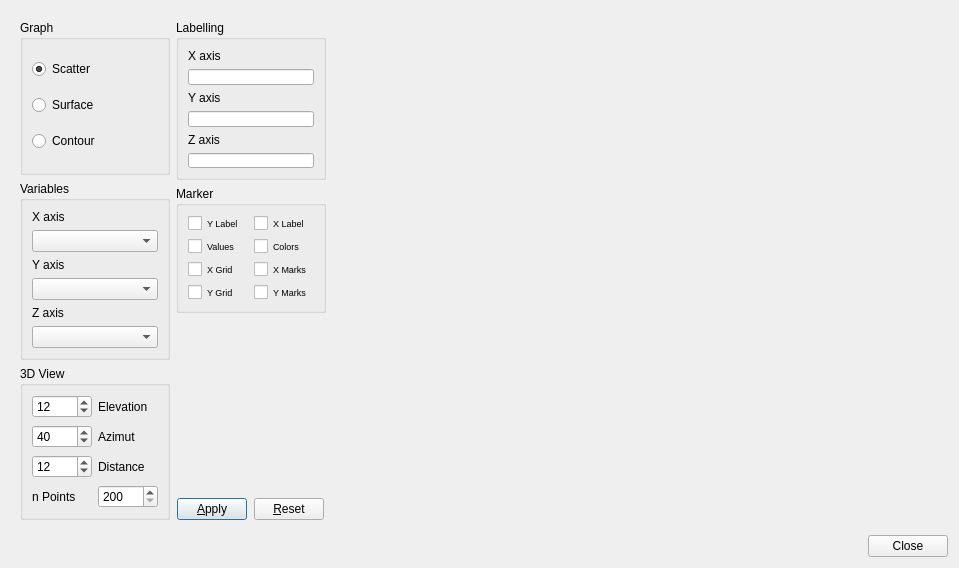
<?xml version="1.0" encoding="UTF-8"?>
<ui version="4.0">
 <class>Dialog</class>
 <widget class="QDialog" name="Dialog">
  <property name="geometry">
   <rect>
    <x>0</x>
    <y>0</y>
    <width>959</width>
    <height>567</height>
   </rect>
  </property>
  <property name="windowTitle">
   <string>Trivariate Plot</string>
  </property>
  <layout class="QVBoxLayout" name="verticalLayout_3">
   <item>
    <widget class="QWidget" name="centralwidget" native="true">
     <layout class="QHBoxLayout" name="horizontalLayout_12">
      <item>
       <layout class="QVBoxLayout" name="verticalLayout_7">
        <item>
         <widget class="QGroupBox" name="groupBox_3">
          <property name="sizePolicy">
           <sizepolicy hsizetype="Fixed" vsizetype="Preferred">
            <horstretch>0</horstretch>
            <verstretch>0</verstretch>
           </sizepolicy>
          </property>
          <property name="minimumSize">
           <size>
            <width>150</width>
            <height>0</height>
           </size>
          </property>
          <property name="maximumSize">
           <size>
            <width>150</width>
            <height>16777215</height>
           </size>
          </property>
          <property name="title">
           <string>Graph</string>
          </property>
          <layout class="QHBoxLayout" name="horizontalLayout_11">
           <item>
            <layout class="QVBoxLayout" name="verticalLayout_4">
             <item>
              <widget class="QRadioButton" name="scatterradioButton">
               <property name="text">
                <string>Scatter</string>
               </property>
               <property name="checked">
                <bool>true</bool>
               </property>
              </widget>
             </item>
             <item>
              <widget class="QRadioButton" name="surfaceradioButton">
               <property name="text">
                <string>Surface</string>
               </property>
              </widget>
             </item>
             <item>
              <widget class="QRadioButton" name="contouradioButton">
               <property name="text">
                <string>Contour</string>
               </property>
              </widget>
             </item>
            </layout>
           </item>
          </layout>
         </widget>
        </item>
        <item>
         <widget class="QGroupBox" name="groupBox">
          <property name="sizePolicy">
           <sizepolicy hsizetype="Fixed" vsizetype="Preferred">
            <horstretch>0</horstretch>
            <verstretch>0</verstretch>
           </sizepolicy>
          </property>
          <property name="minimumSize">
           <size>
            <width>150</width>
            <height>0</height>
           </size>
          </property>
          <property name="title">
           <string>Variables</string>
          </property>
          <layout class="QHBoxLayout" name="horizontalLayout_8">
           <item>
            <layout class="QVBoxLayout" name="verticalLayout_5">
             <item>
              <widget class="QLabel" name="Xlabel">
               <property name="text">
                <string>X axis</string>
               </property>
              </widget>
             </item>
             <item>
              <widget class="QComboBox" name="XcomboBox">
               <property name="maximumSize">
                <size>
                 <width>200</width>
                 <height>16777215</height>
                </size>
               </property>
              </widget>
             </item>
             <item>
              <widget class="QLabel" name="Ylabel">
               <property name="text">
                <string>Y axis</string>
               </property>
              </widget>
             </item>
             <item>
              <widget class="QComboBox" name="YcomboBox">
               <property name="maximumSize">
                <size>
                 <width>200</width>
                 <height>16777215</height>
                </size>
               </property>
              </widget>
             </item>
             <item>
              <widget class="QLabel" name="label_5">
               <property name="text">
                <string>Z axis</string>
               </property>
              </widget>
             </item>
             <item>
              <widget class="QComboBox" name="ZcomboBox"/>
             </item>
            </layout>
           </item>
          </layout>
         </widget>
        </item>
        <item>
         <widget class="QGroupBox" name="d3groupBox">
          <property name="sizePolicy">
           <sizepolicy hsizetype="Fixed" vsizetype="Preferred">
            <horstretch>0</horstretch>
            <verstretch>0</verstretch>
           </sizepolicy>
          </property>
          <property name="minimumSize">
           <size>
            <width>150</width>
            <height>0</height>
           </size>
          </property>
          <property name="title">
           <string>3D View</string>
          </property>
          <layout class="QVBoxLayout" name="verticalLayout">
           <item>
            <layout class="QHBoxLayout" name="horizontalLayout_3">
             <item>
              <widget class="QSpinBox" name="elevationspinBox">
               <property name="maximum">
                <number>90</number>
               </property>
               <property name="value">
                <number>12</number>
               </property>
              </widget>
             </item>
             <item>
              <widget class="QLabel" name="label_8">
               <property name="text">
                <string>Elevation</string>
               </property>
              </widget>
             </item>
            </layout>
           </item>
           <item>
            <layout class="QHBoxLayout" name="horizontalLayout">
             <item>
              <widget class="QSpinBox" name="azimutspinBox">
               <property name="maximum">
                <number>360</number>
               </property>
               <property name="value">
                <number>40</number>
               </property>
              </widget>
             </item>
             <item>
              <widget class="QLabel" name="label">
               <property name="text">
                <string>Azimut</string>
               </property>
              </widget>
             </item>
            </layout>
           </item>
           <item>
            <layout class="QHBoxLayout" name="horizontalLayout_2">
             <item>
              <widget class="QSpinBox" name="distancespinBox">
               <property name="maximum">
                <number>100</number>
               </property>
               <property name="value">
                <number>12</number>
               </property>
              </widget>
             </item>
             <item>
              <widget class="QLabel" name="label_7">
               <property name="text">
                <string>Distance</string>
               </property>
              </widget>
             </item>
            </layout>
           </item>
           <item>
            <layout class="QHBoxLayout" name="horizontalLayout_9">
             <item>
              <widget class="QLabel" name="label_4">
               <property name="text">
                <string>n Points</string>
               </property>
              </widget>
             </item>
             <item>
              <widget class="QSpinBox" name="spinBox">
               <property name="minimum">
                <number>200</number>
               </property>
               <property name="maximum">
                <number>3000</number>
               </property>
               <property name="value">
                <number>200</number>
               </property>
              </widget>
             </item>
            </layout>
           </item>
          </layout>
         </widget>
        </item>
       </layout>
      </item>
      <item>
       <layout class="QVBoxLayout" name="verticalLayout_8">
        <item>
         <widget class="QGroupBox" name="groupBox_2">
          <property name="sizePolicy">
           <sizepolicy hsizetype="Fixed" vsizetype="Fixed">
            <horstretch>0</horstretch>
            <verstretch>0</verstretch>
           </sizepolicy>
          </property>
          <property name="minimumSize">
           <size>
            <width>150</width>
            <height>0</height>
           </size>
          </property>
          <property name="maximumSize">
           <size>
            <width>16777215</width>
            <height>160</height>
           </size>
          </property>
          <property name="title">
           <string>Labelling</string>
          </property>
          <layout class="QVBoxLayout" name="verticalLayout_2">
           <item>
            <widget class="QLabel" name="label_2">
             <property name="sizePolicy">
              <sizepolicy hsizetype="Preferred" vsizetype="Fixed">
               <horstretch>0</horstretch>
               <verstretch>0</verstretch>
              </sizepolicy>
             </property>
             <property name="text">
              <string>X axis</string>
             </property>
            </widget>
           </item>
           <item>
            <widget class="QLineEdit" name="XlineEdit">
             <property name="maximumSize">
              <size>
               <width>200</width>
               <height>16777215</height>
              </size>
             </property>
            </widget>
           </item>
           <item>
            <widget class="QLabel" name="label_3">
             <property name="sizePolicy">
              <sizepolicy hsizetype="Preferred" vsizetype="Fixed">
               <horstretch>0</horstretch>
               <verstretch>0</verstretch>
              </sizepolicy>
             </property>
             <property name="text">
              <string>Y axis</string>
             </property>
            </widget>
           </item>
           <item>
            <widget class="QLineEdit" name="YlineEdit">
             <property name="maximumSize">
              <size>
               <width>200</width>
               <height>16777215</height>
              </size>
             </property>
            </widget>
           </item>
           <item>
            <widget class="QLabel" name="label_6">
             <property name="sizePolicy">
              <sizepolicy hsizetype="Preferred" vsizetype="Fixed">
               <horstretch>0</horstretch>
               <verstretch>0</verstretch>
              </sizepolicy>
             </property>
             <property name="text">
              <string>Z axis</string>
             </property>
            </widget>
           </item>
           <item>
            <widget class="QLineEdit" name="lineEdit"/>
           </item>
          </layout>
         </widget>
        </item>
        <item>
         <widget class="QGroupBox" name="MarkergroupBox">
          <property name="sizePolicy">
           <sizepolicy hsizetype="Fixed" vsizetype="Preferred">
            <horstretch>0</horstretch>
            <verstretch>0</verstretch>
           </sizepolicy>
          </property>
          <property name="minimumSize">
           <size>
            <width>150</width>
            <height>0</height>
           </size>
          </property>
          <property name="maximumSize">
           <size>
            <width>150</width>
            <height>16777215</height>
           </size>
          </property>
          <property name="title">
           <string>Marker</string>
          </property>
          <layout class="QVBoxLayout" name="verticalLayout_6">
           <item>
            <layout class="QHBoxLayout" name="horizontalLayout_5">
             <item>
              <widget class="QCheckBox" name="YcheckBox">
               <property name="font">
                <font>
                 <pointsize>7</pointsize>
                </font>
               </property>
               <property name="text">
                <string>Y Label</string>
               </property>
              </widget>
             </item>
             <item>
              <widget class="QCheckBox" name="XcheckBox">
               <property name="font">
                <font>
                 <pointsize>7</pointsize>
                </font>
               </property>
               <property name="text">
                <string>X Label</string>
               </property>
              </widget>
             </item>
            </layout>
           </item>
           <item>
            <layout class="QHBoxLayout" name="horizontalLayout_6">
             <item>
              <widget class="QCheckBox" name="VcheckBox">
               <property name="font">
                <font>
                 <pointsize>7</pointsize>
                </font>
               </property>
               <property name="text">
                <string>Values</string>
               </property>
              </widget>
             </item>
             <item>
              <widget class="QCheckBox" name="CcheckBox">
               <property name="font">
                <font>
                 <pointsize>7</pointsize>
                </font>
               </property>
               <property name="text">
                <string>Colors</string>
               </property>
              </widget>
             </item>
            </layout>
           </item>
           <item>
            <layout class="QHBoxLayout" name="horizontalLayout_7">
             <item>
              <widget class="QCheckBox" name="XGcheckBox">
               <property name="font">
                <font>
                 <pointsize>7</pointsize>
                </font>
               </property>
               <property name="text">
                <string>X Grid</string>
               </property>
              </widget>
             </item>
             <item>
              <widget class="QCheckBox" name="XMcheckBox">
               <property name="font">
                <font>
                 <pointsize>7</pointsize>
                </font>
               </property>
               <property name="text">
                <string>X Marks</string>
               </property>
              </widget>
             </item>
            </layout>
           </item>
           <item>
            <layout class="QHBoxLayout" name="horizontalLayout_10">
             <item>
              <widget class="QCheckBox" name="YGcheckBox">
               <property name="font">
                <font>
                 <pointsize>7</pointsize>
                </font>
               </property>
               <property name="text">
                <string>Y Grid</string>
               </property>
              </widget>
             </item>
             <item>
              <widget class="QCheckBox" name="YMcheckBox">
               <property name="font">
                <font>
                 <pointsize>7</pointsize>
                </font>
               </property>
               <property name="text">
                <string>Y Marks</string>
               </property>
              </widget>
             </item>
            </layout>
           </item>
          </layout>
         </widget>
        </item>
        <item>
         <spacer name="verticalSpacer">
          <property name="orientation">
           <enum>Qt::Vertical</enum>
          </property>
          <property name="sizeHint" stdset="0">
           <size>
            <width>20</width>
            <height>58</height>
           </size>
          </property>
         </spacer>
        </item>
        <item>
         <layout class="QHBoxLayout" name="horizontalLayout_4">
          <item>
           <widget class="QPushButton" name="ApplyButton">
            <property name="sizePolicy">
             <sizepolicy hsizetype="Fixed" vsizetype="Fixed">
              <horstretch>0</horstretch>
              <verstretch>0</verstretch>
             </sizepolicy>
            </property>
            <property name="minimumSize">
             <size>
              <width>70</width>
              <height>0</height>
             </size>
            </property>
            <property name="maximumSize">
             <size>
              <width>70</width>
              <height>16777215</height>
             </size>
            </property>
            <property name="text">
             <string>&amp;Apply</string>
            </property>
           </widget>
          </item>
          <item>
           <widget class="QPushButton" name="ResetButton">
            <property name="sizePolicy">
             <sizepolicy hsizetype="Fixed" vsizetype="Fixed">
              <horstretch>0</horstretch>
              <verstretch>0</verstretch>
             </sizepolicy>
            </property>
            <property name="minimumSize">
             <size>
              <width>70</width>
              <height>0</height>
             </size>
            </property>
            <property name="maximumSize">
             <size>
              <width>70</width>
              <height>16777215</height>
             </size>
            </property>
            <property name="text">
             <string>&amp;Reset</string>
            </property>
           </widget>
          </item>
         </layout>
        </item>
       </layout>
      </item>
      <item>
       <widget class="QWidget" name="mplwindow" native="true">
        <property name="sizePolicy">
         <sizepolicy hsizetype="Expanding" vsizetype="Expanding">
          <horstretch>0</horstretch>
          <verstretch>0</verstretch>
         </sizepolicy>
        </property>
        <property name="minimumSize">
         <size>
          <width>500</width>
          <height>500</height>
         </size>
        </property>
        <layout class="QVBoxLayout" name="mplvl"/>
       </widget>
      </item>
     </layout>
    </widget>
   </item>
   <item>
    <layout class="QHBoxLayout" name="horizontalLayout_13">
     <item>
      <spacer name="horizontalSpacer">
       <property name="orientation">
        <enum>Qt::Horizontal</enum>
       </property>
       <property name="sizeHint" stdset="0">
        <size>
         <width>818</width>
         <height>20</height>
        </size>
       </property>
      </spacer>
     </item>
     <item>
      <widget class="QPushButton" name="pushButton">
       <property name="text">
        <string>Close</string>
       </property>
      </widget>
     </item>
    </layout>
   </item>
  </layout>
 </widget>
 <resources/>
 <connections>
  <connection>
   <sender>pushButton</sender>
   <signal>clicked()</signal>
   <receiver>Dialog</receiver>
   <slot>accept()</slot>
   <hints>
    <hint type="sourcelabel">
     <x>917</x>
     <y>543</y>
    </hint>
    <hint type="destinationlabel">
     <x>819</x>
     <y>562</y>
    </hint>
   </hints>
  </connection>
 </connections>
</ui>
